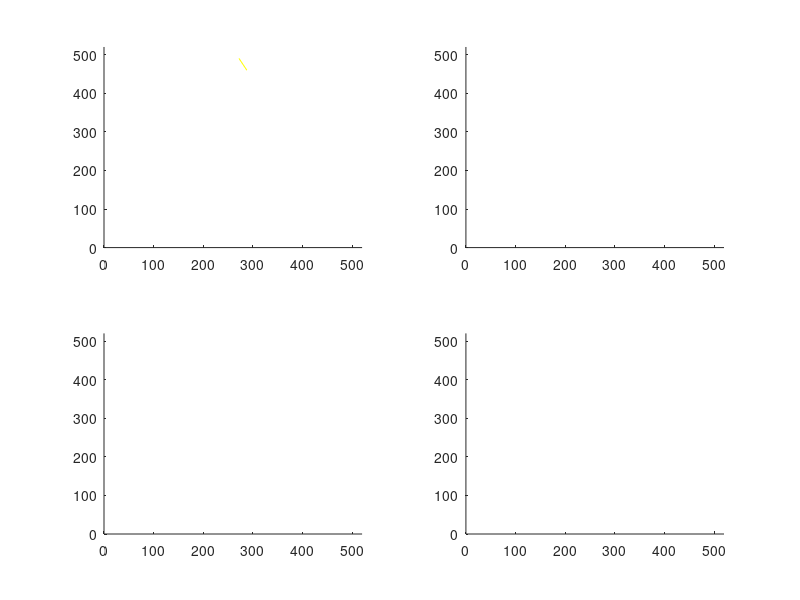

The MATLAB script that drew this image: (Note: this script raises an error after producing the figure.)
%% Import gnu.mat and plot it line segment for line segment
delete(findall(0, 'type', 'line'))
gnu = load('gnu.mat', '-ASCII');

M{1} = gnu;
M{2} = flipud(gnu);
M{3} = fliplr(gnu)*.8;
M{4} = sort(gnu);

minmax = 10*[floor(0.1*min(min(M{1}))), ceil(.1*max(max(M{1})))];

f1 = figure(1); 
SUBS=220

for t=1:length(M)
    sh(t) = subplot(SUBS + t);
    set(sh(t),'XLimMode', 'manual','YLimMode', 'manual');
    set(sh(t), 'XLim', minmax, 'YLim', minmax);
end

if 1
for t=1:length(M)
    subplot(sh(t)); hold all;
    m = M{t};
    for k=1:length(m)
        if mod(k, 2)
            line([m(k,1) m(k,3)], [m(k,2) m(k,4)], 'color', 'yellow');
        else
            line([m(k,1) m(k,3)], [m(k,2) m(k,4)], 'color', 'red');
        end
        delayWait(.2); 
        drawnow; 
    end
end
end


%%

f2 = figure(2); 
clf
SUBS=210;
m = M{1};

clear sh

for t=1:1
    sh(t) = subplot(SUBS + t);
    set(sh(t),'XLimMode', 'manual','YLimMode', 'manual');
    set(sh(t), 'XLim', minmax, 'YLim', minmax);
end

dk = 5;
for k=1:dk:length(m)
    line([m(k:k+dk,1) m(k:k+dk,3)], [m(k:k+dk,2) m(k:k+dk,4)])
    delayWait(1);
    drawnow
end

